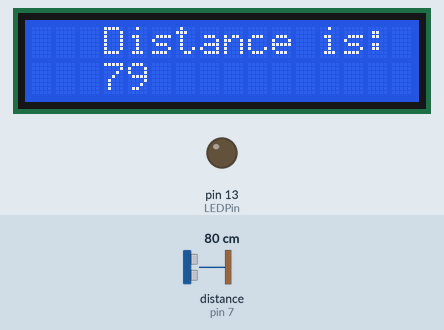
This sketch was run on a simulated Arduino Uno, built with avr-gcc and run on an emulated ATmega328P. On the bench: 16×2 character LCD, output pins drawn as LEDs (lit = HIGH). Wiring (inferred from the names in the program): ultrasonic range finder: trigger pin 8; echo pin 7. Inputs (shaded band) come from the test bench; at power-on: distance to the obstacle (sensor on pin 7) 80 cm. The echo pulse lasts 58.3 µs per cm; pins used as bus, display or sensor lines are not drawn.

Above: at 1.3 s.
1.4 s: distance to the obstacle (sensor on pin 7) set to 194 cm
At 2.6 s:
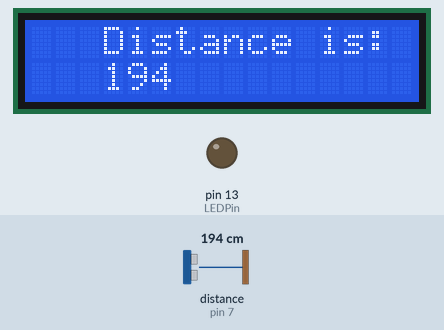
2.9 s: distance to the obstacle (sensor on pin 7) set to 204 cm
At 4.1 s:
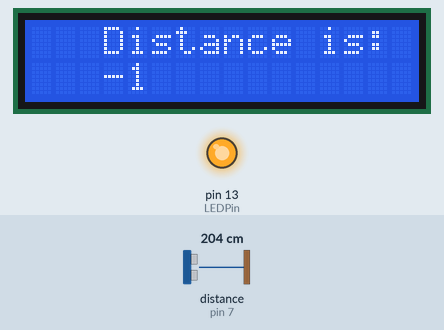
4.4 s: distance to the obstacle (sensor on pin 7) set to 120 cm
At 4.53 s:
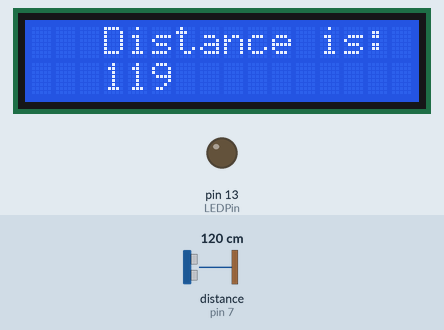
5.9 s: distance to the obstacle (sensor on pin 7) set to 250 cm
At 6.6 s:
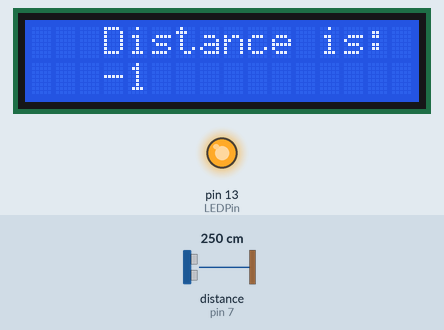
Timing chart, 0 to 8.4 s (numbered marks = the images above; inputs shaded):
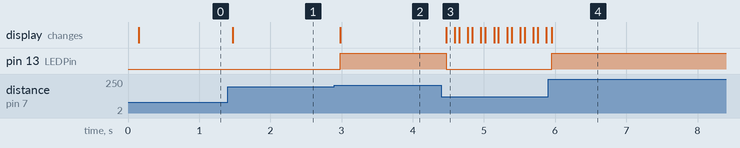

The sketch:

Project_32_Making_Your_Body_An_Alarm_Clock.ino
```cpp
/*
keyestudio Maker learning kit
Project 33
Getting Your Distance with Ultrasonic
http//www.keyestudio.com
*/
#include <Wire.h>
#include <LiquidCrystal_I2C.h>
LiquidCrystal_I2C lcd(0x27,16,2);
#define echoPin 7 // Echo Pin
#define trigPin 8 // Trigger Pin
#define LEDPin 13 // Onboard LED
int maximumRange = 200; // Maximum range needed
int minimumRange = 0; // Minimum range needed
long duration, distance; // Duration used to calculate distance
void setup() {
 lcd.init();                      // initialize the lcd
 lcd.init();
  // Print a message to the LCD.
 lcd.backlight();
 lcd.setCursor(3,0);
 lcd.print("Distance is:  ");
 pinMode(trigPin, OUTPUT);
 pinMode(echoPin, INPUT);
 pinMode(LEDPin, OUTPUT); // Use LED indicator (if required)
}
void loop() {
/* The following trigPin/echoPin cycle is used to determine the
 distance of the nearest object by bouncing soundwaves off of it. */
 digitalWrite(trigPin, LOW);
 delayMicroseconds(2);
 digitalWrite(trigPin, HIGH);
 delayMicroseconds(10);
 digitalWrite(trigPin, LOW);
 duration = pulseIn(echoPin, HIGH);

 //Calculate the distance (in cm) based on the speed of sound.
distance = duration/58.2;
if (distance >= maximumRange || distance <= minimumRange){
 /* Send a negative number to computer and Turn LED ON
 to indicate "out of range" */
  lcd.setCursor(3,1);
  lcd.print("-1   ");
 digitalWrite(LEDPin, HIGH);
 }
 else {
 /* turn LED OFF to indicate successful reading. */
  lcd.setCursor(3,1);
  lcd.print(distance);
 digitalWrite(LEDPin, LOW);
 }
 if(distance<10)
 {
  lcd.setCursor(4,1);
  lcd.print("    ");
}
 if(distance<100)
 {
  lcd.setCursor(5,1);
  lcd.print("    ");
}
 //Delay 50ms before next reading.
 delay(50);
}
```

Measured:
- the behaviour switches between 199 and 200 cm on distance to the obstacle (sensor on pin 7) (found by bisection; images 1 and 2)
- after the input at 1.4 s, the display: changes after 0.07 s (image 1)
- after the input at 2.9 s, pin 13 (LEDPin): LOW → HIGH after 0.08 s; the display: changes after 0.08 s (image 2)
- after the input at 4.4 s, pin 13 (LEDPin): HIGH → LOW after 0.07 s; the display: changes after 0.07 s (image 3)
- after the input at 5.9 s, pin 13 (LEDPin): LOW → HIGH after 0.05 s; the display: changes after 0.05 s (image 4)
